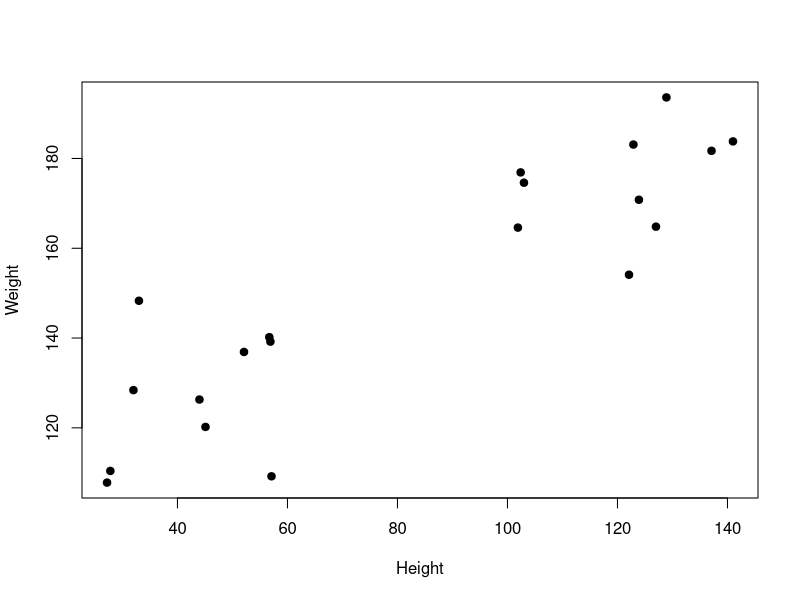

Generate this figure with R: (Note: this script raises an error after producing the figure.)
#SVM problem


#Classifying horses and mules  with height and weight as 
#variables
setwd("C:/Users/thoma/Desktop/Master")


#1.Make sure you have your libraries. The e1071 library has SVM algorithms built in. Create the support vectors using the library. 
install.packages("readr")
 
install.packages("e1071")
library(e1071)
library(readr)
library(kernlab)
#library(e1071)
#2.Import the data set 
# Read the data using read.csv2
animal_data <- read.csv2("horse_muel_classification.csv", stringsAsFactors = FALSE, dec = ",", header = TRUE)

# Display the first few rows
head(animal_data)
str(animal_data)
View(animal_data)

#create an is horse indicator variable 
# that shows which variable is horse and which is muel 
ishorse <-  c(rep(-1,10), rep(+1,10))

#create data frame for performing svm

my.data <-data.frame(Height = animal_data['Height'],
                     Weight = animal_data['Weight'],
                     animal = as.factor(ishorse)) 

#view the created data frame 
my.data 
#library(e1071)
#install.packages("e1071")
#If the data is two-dimensional or three-dimensional, it will be easier to plot. 
#plot the data
plot(my.data[,-3],col=(3)/2, pch=19); abline(h=0,v=0,lty =3)

#perform svm by calling the svm method and passing the parameters
#for library(e1071)

svm.model <- ksvm(animal ~ .,
                  data = my.data,
                  type = 'C-classification',
                  kernel = 'linear',
                  scale = FALSE)


#svm.model <- ksvm(animal ~ .,
   #              data = my.data,
 #                type = 'C-svc',
    #             kernel = 'vanilladot',
    #             scale = FALSE)
#summary(svm.model)
#4.Use the trained model to classify new values. 
#We should have a training set and a test set. 
#Then, ingest the new data. For our example, we’re going to use the whole dataset to train the algorithm and then see how it performs. 

#show the support vectors
points(my.data[svm.model$index, c(1,2)], col="orange", cex =2 )


#get parameters of the hyperplane
w <- t(svm.model$coefs) %*% svm.model$SV
b <- -svm.model$rho

#in this 2d case the hyperplane is the line w[1,1]*x1 + w[1,2]*2+b = 0
abline(a=-b/w[1,2], b=-w[1,1]/w[1,2] , col = "blue", lty = 3 )



#5.Once you see how it performs, the algorithm will decide whether the image is a horse or a mule.


#new data - mule,horse , mule 
observations <-  data.frame(Height=c(67,121,100) , Weight=c(121, 190,100))

#plot the data 

plot(my.data[,-3], col=(ishorse+3)/2 , pch=19, xlim=c(0,250), ylim=c(0,250))
abline(h=0, v=0, lty=3)
points(observations[1,], col="green", pch=19)
points(observations[2,], col="blue", pch=19)
points(observations[3,], col="darkorange", pch=19)
abline(a=-b/w[1,2], b=-w[1,1]/w[1,2], col="blue", lty=3)

#veriy the results 
predict(svm.model,observations)
